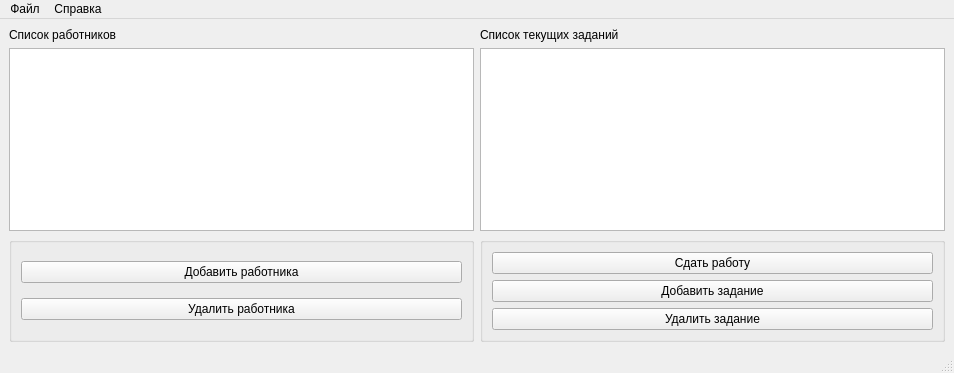
<?xml version="1.0" encoding="UTF-8"?>
<ui version="4.0">
 <class>Admin</class>
 <widget class="QMainWindow" name="Admin">
  <property name="geometry">
   <rect>
    <x>0</x>
    <y>0</y>
    <width>954</width>
    <height>373</height>
   </rect>
  </property>
  <property name="windowTitle">
   <string>Admin</string>
  </property>
  <widget class="QWidget" name="centralwidget">
   <layout class="QGridLayout" name="gridLayout">
    <item row="1" column="0">
     <widget class="QTableView" name="WorkerList"/>
    </item>
    <item row="1" column="1">
     <widget class="QTableView" name="TaskList"/>
    </item>
    <item row="2" column="1">
     <widget class="QGroupBox" name="groupBox_2">
      <property name="title">
       <string/>
      </property>
      <layout class="QVBoxLayout" name="verticalLayout_2">
       <item>
        <widget class="QPushButton" name="setDoneButton">
         <property name="text">
          <string>Сдать работу</string>
         </property>
        </widget>
       </item>
       <item>
        <widget class="QPushButton" name="addTaskButton">
         <property name="text">
          <string>Добавить задание</string>
         </property>
        </widget>
       </item>
       <item>
        <widget class="QPushButton" name="deleteTaskButton">
         <property name="text">
          <string>Удалить задание</string>
         </property>
        </widget>
       </item>
      </layout>
     </widget>
    </item>
    <item row="2" column="0">
     <widget class="QGroupBox" name="groupBox">
      <property name="title">
       <string/>
      </property>
      <layout class="QVBoxLayout" name="verticalLayout">
       <item>
        <widget class="QPushButton" name="addEmployerButton">
         <property name="text">
          <string>Добавить работника</string>
         </property>
        </widget>
       </item>
       <item>
        <widget class="QPushButton" name="deleteEmployerButton">
         <property name="text">
          <string>Удалить работника</string>
         </property>
        </widget>
       </item>
      </layout>
     </widget>
    </item>
    <item row="0" column="0">
     <widget class="QLabel" name="workerListTitle">
      <property name="text">
       <string>Список работников</string>
      </property>
     </widget>
    </item>
    <item row="0" column="1">
     <widget class="QLabel" name="taskListTitle">
      <property name="text">
       <string>Список текущих заданий</string>
      </property>
     </widget>
    </item>
   </layout>
  </widget>
  <widget class="QMenuBar" name="menubar">
   <property name="geometry">
    <rect>
     <x>0</x>
     <y>0</y>
     <width>954</width>
     <height>20</height>
    </rect>
   </property>
   <widget class="QMenu" name="menu">
    <property name="title">
     <string>Файл</string>
    </property>
    <addaction name="addEmployerAction"/>
    <addaction name="addTaskAction"/>
    <addaction name="reloadWindow"/>
    <addaction name="save"/>
    <addaction name="exit"/>
   </widget>
   <widget class="QMenu" name="menu_2">
    <property name="title">
     <string>Справка</string>
    </property>
    <addaction name="about"/>
   </widget>
   <addaction name="menu"/>
   <addaction name="menu_2"/>
  </widget>
  <widget class="QStatusBar" name="statusbar"/>
  <action name="addEmployerAction">
   <property name="text">
    <string>Добавить работника</string>
   </property>
   <property name="shortcut">
    <string>Ctrl+W</string>
   </property>
  </action>
  <action name="addTaskAction">
   <property name="text">
    <string>Добавить задание</string>
   </property>
   <property name="shortcut">
    <string>Ctrl+T</string>
   </property>
  </action>
  <action name="reloadWindow">
   <property name="text">
    <string>Обновить данные</string>
   </property>
   <property name="shortcut">
    <string>Ctrl+U</string>
   </property>
  </action>
  <action name="save">
   <property name="text">
    <string>Сохранить данные</string>
   </property>
   <property name="shortcut">
    <string>Ctrl+S</string>
   </property>
  </action>
  <action name="about">
   <property name="text">
    <string>О программе &quot;WorkPlace&quot;</string>
   </property>
   <property name="shortcut">
    <string>Ctrl+A</string>
   </property>
  </action>
  <action name="exit">
   <property name="text">
    <string>Выйти из программы</string>
   </property>
   <property name="shortcut">
    <string>Ctrl+E</string>
   </property>
  </action>
 </widget>
 <resources/>
 <connections>
  <connection>
   <sender>addEmployerButton</sender>
   <signal>clicked()</signal>
   <receiver>Admin</receiver>
   <slot>addWorker()</slot>
   <hints>
    <hint type="sourcelabel">
     <x>236</x>
     <y>416</y>
    </hint>
    <hint type="destinationlabel">
     <x>467</x>
     <y>248</y>
    </hint>
   </hints>
  </connection>
  <connection>
   <sender>addEmployerAction</sender>
   <signal>triggered()</signal>
   <receiver>Admin</receiver>
   <slot>addWorker()</slot>
   <hints>
    <hint type="sourcelabel">
     <x>-1</x>
     <y>-1</y>
    </hint>
    <hint type="destinationlabel">
     <x>467</x>
     <y>248</y>
    </hint>
   </hints>
  </connection>
  <connection>
   <sender>addTaskButton</sender>
   <signal>clicked()</signal>
   <receiver>Admin</receiver>
   <slot>addTask()</slot>
   <hints>
    <hint type="sourcelabel">
     <x>698</x>
     <y>416</y>
    </hint>
    <hint type="destinationlabel">
     <x>467</x>
     <y>248</y>
    </hint>
   </hints>
  </connection>
  <connection>
   <sender>save</sender>
   <signal>triggered()</signal>
   <receiver>Admin</receiver>
   <slot>saveWorkPlaceToFile()</slot>
   <hints>
    <hint type="sourcelabel">
     <x>-1</x>
     <y>-1</y>
    </hint>
    <hint type="destinationlabel">
     <x>476</x>
     <y>186</y>
    </hint>
   </hints>
  </connection>
  <connection>
   <sender>reloadWindow</sender>
   <signal>triggered()</signal>
   <receiver>Admin</receiver>
   <slot>reloadWindow()</slot>
   <hints>
    <hint type="sourcelabel">
     <x>-1</x>
     <y>-1</y>
    </hint>
    <hint type="destinationlabel">
     <x>476</x>
     <y>186</y>
    </hint>
   </hints>
  </connection>
  <connection>
   <sender>deleteEmployerButton</sender>
   <signal>clicked()</signal>
   <receiver>Admin</receiver>
   <slot>deleteEmployers()</slot>
   <hints>
    <hint type="sourcelabel">
     <x>241</x>
     <y>319</y>
    </hint>
    <hint type="destinationlabel">
     <x>476</x>
     <y>186</y>
    </hint>
   </hints>
  </connection>
  <connection>
   <sender>deleteTaskButton</sender>
   <signal>clicked()</signal>
   <receiver>Admin</receiver>
   <slot>deleteTasks()</slot>
   <hints>
    <hint type="sourcelabel">
     <x>712</x>
     <y>319</y>
    </hint>
    <hint type="destinationlabel">
     <x>476</x>
     <y>186</y>
    </hint>
   </hints>
  </connection>
  <connection>
   <sender>WorkerList</sender>
   <signal>activated(QModelIndex)</signal>
   <receiver>Admin</receiver>
   <slot>editWorker(QModelIndex)</slot>
   <hints>
    <hint type="sourcelabel">
     <x>241</x>
     <y>147</y>
    </hint>
    <hint type="destinationlabel">
     <x>476</x>
     <y>186</y>
    </hint>
   </hints>
  </connection>
  <connection>
   <sender>TaskList</sender>
   <signal>activated(QModelIndex)</signal>
   <receiver>Admin</receiver>
   <slot>editTask(QModelIndex)</slot>
   <hints>
    <hint type="sourcelabel">
     <x>712</x>
     <y>147</y>
    </hint>
    <hint type="destinationlabel">
     <x>476</x>
     <y>186</y>
    </hint>
   </hints>
  </connection>
  <connection>
   <sender>exit</sender>
   <signal>triggered()</signal>
   <receiver>Admin</receiver>
   <slot>close()</slot>
   <hints>
    <hint type="sourcelabel">
     <x>-1</x>
     <y>-1</y>
    </hint>
    <hint type="destinationlabel">
     <x>476</x>
     <y>186</y>
    </hint>
   </hints>
  </connection>
  <connection>
   <sender>setDoneButton</sender>
   <signal>clicked()</signal>
   <receiver>Admin</receiver>
   <slot>setTaskDone()</slot>
   <hints>
    <hint type="sourcelabel">
     <x>712</x>
     <y>265</y>
    </hint>
    <hint type="destinationlabel">
     <x>476</x>
     <y>186</y>
    </hint>
   </hints>
  </connection>
  <connection>
   <sender>TaskList</sender>
   <signal>clicked(QModelIndex)</signal>
   <receiver>Admin</receiver>
   <slot>saveIndex(QModelIndex)</slot>
   <hints>
    <hint type="sourcelabel">
     <x>712</x>
     <y>133</y>
    </hint>
    <hint type="destinationlabel">
     <x>476</x>
     <y>186</y>
    </hint>
   </hints>
  </connection>
 </connections>
 <slots>
  <slot>addWorker()</slot>
  <slot>addTask()</slot>
  <slot>saveWorkPlaceToFile()</slot>
  <slot>reloadWindow()</slot>
  <slot>deleteEmployers()</slot>
  <slot>deleteTasks()</slot>
  <slot>editWorker(QModelIndex)</slot>
  <slot>editTask(QModelIndex)</slot>
  <slot>saveIndex(QModelIndex)</slot>
  <slot>setTaskDone()</slot>
 </slots>
</ui>
